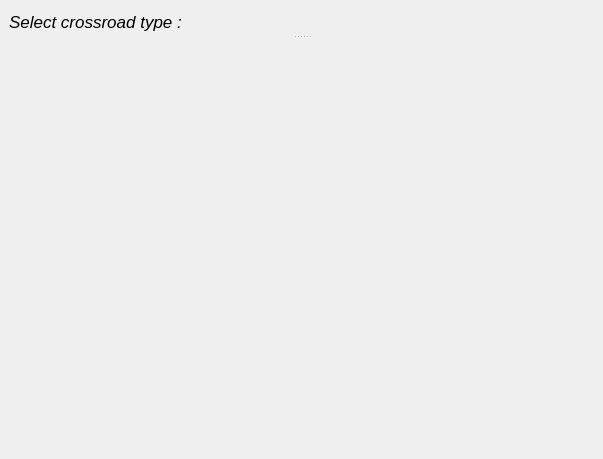
<?xml version="1.0" encoding="UTF-8"?>
<ui version="4.0">
 <class>MainWindow</class>
 <widget class="QMainWindow" name="MainWindow">
  <property name="geometry">
   <rect>
    <x>0</x>
    <y>0</y>
    <width>603</width>
    <height>459</height>
   </rect>
  </property>
  <property name="windowTitle">
   <string>SmartTrafficLights</string>
  </property>
  <widget class="QWidget" name="centralwidget">
   <layout class="QGridLayout" name="gridLayout">
    <item row="0" column="0">
     <widget class="QSplitter" name="splitterCentral">
      <property name="orientation">
       <enum>Qt::Vertical</enum>
      </property>
      <widget class="QLabel" name="selectLabel">
       <property name="font">
        <font>
         <pointsize>13</pointsize>
         <italic>true</italic>
        </font>
       </property>
       <property name="text">
        <string>Select crossroad type :</string>
       </property>
      </widget>
      <widget class="QWidget" name="layoutWidget">
       <layout class="QGridLayout" name="crossroadGrid">
        <item row="0" column="0">
         <widget class="QLabelClickable" name="crossroadI">
          <property name="minimumSize">
           <size>
            <width>146</width>
            <height>155</height>
           </size>
          </property>
          <property name="styleSheet">
           <string notr="true">image: url(:/images/images/mainwindow/crossroadI.png);</string>
          </property>
          <property name="text">
           <string/>
          </property>
         </widget>
        </item>
        <item row="0" column="1">
         <widget class="QLabelClickable" name="crossroadTa">
          <property name="minimumSize">
           <size>
            <width>145</width>
            <height>155</height>
           </size>
          </property>
          <property name="styleSheet">
           <string notr="true">image: url(:/images/images/mainwindow/crossroadTa.png);</string>
          </property>
          <property name="text">
           <string/>
          </property>
         </widget>
        </item>
        <item row="0" column="2">
         <widget class="QLabelClickable" name="crossroadTb">
          <property name="minimumSize">
           <size>
            <width>146</width>
            <height>155</height>
           </size>
          </property>
          <property name="styleSheet">
           <string notr="true">image: url(:/images/images/mainwindow/crossroadTb.png);</string>
          </property>
          <property name="text">
           <string/>
          </property>
         </widget>
        </item>
        <item row="1" column="0">
         <widget class="QLabelClickable" name="crossroadTc">
          <property name="minimumSize">
           <size>
            <width>146</width>
            <height>154</height>
           </size>
          </property>
          <property name="styleSheet">
           <string notr="true">image: url(:/images/images/mainwindow/crossroadTc.png);</string>
          </property>
          <property name="text">
           <string/>
          </property>
         </widget>
        </item>
        <item row="1" column="1">
         <widget class="QLabelClickable" name="crossroadXa">
          <property name="minimumSize">
           <size>
            <width>145</width>
            <height>154</height>
           </size>
          </property>
          <property name="styleSheet">
           <string notr="true">image: url(:/images/images/mainwindow/crossroadXa.png);</string>
          </property>
          <property name="text">
           <string/>
          </property>
         </widget>
        </item>
        <item row="1" column="2">
         <widget class="QLabelClickable" name="crossroadXb">
          <property name="minimumSize">
           <size>
            <width>146</width>
            <height>154</height>
           </size>
          </property>
          <property name="styleSheet">
           <string notr="true">image: url(:/images/images/mainwindow/crossroadXb.png);</string>
          </property>
          <property name="text">
           <string/>
          </property>
         </widget>
        </item>
       </layout>
      </widget>
     </widget>
    </item>
   </layout>
  </widget>
 </widget>
 <customwidgets>
  <customwidget>
   <class>QLabelClickable</class>
   <extends>QLabel</extends>
   <header>qlabelclickable.hpp</header>
  </customwidget>
 </customwidgets>
 <resources/>
 <connections/>
</ui>
